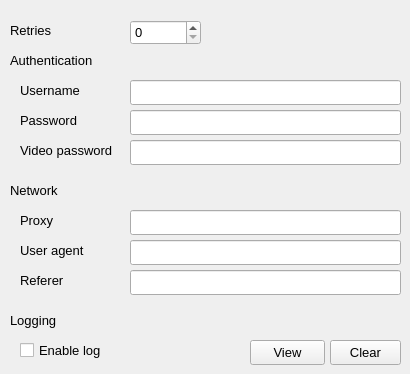
    <widget class="QWidget" name="Advanced">
     <attribute name="title">
      <string>Advanced</string>
     </attribute>
     <widget class="QLabel" name="label_20">
      <property name="geometry">
       <rect>
        <x>10</x>
        <y>20</y>
        <width>61</width>
        <height>21</height>
       </rect>
      </property>
      <property name="font">
       <font>
        <family>MS Sans Serif</family>
        <pointsize>10</pointsize>
       </font>
      </property>
      <property name="text">
       <string>Retries</string>
      </property>
     </widget>
     <widget class="QSpinBox" name="spinBox_6">
      <property name="geometry">
       <rect>
        <x>130</x>
        <y>20</y>
        <width>71</width>
        <height>25</height>
       </rect>
      </property>
      <property name="font">
       <font>
        <family>MS Sans Serif</family>
        <pointsize>10</pointsize>
       </font>
      </property>
     </widget>
     <widget class="QLabel" name="label_21">
      <property name="geometry">
       <rect>
        <x>10</x>
        <y>50</y>
        <width>391</width>
        <height>21</height>
       </rect>
      </property>
      <property name="font">
       <font>
        <family>MS Sans Serif</family>
        <pointsize>10</pointsize>
       </font>
      </property>
      <property name="text">
       <string>Authentication</string>
      </property>
     </widget>
     <widget class="QLabel" name="label_22">
      <property name="geometry">
       <rect>
        <x>20</x>
        <y>80</y>
        <width>101</width>
        <height>21</height>
       </rect>
      </property>
      <property name="font">
       <font>
        <family>MS Sans Serif</family>
        <pointsize>10</pointsize>
       </font>
      </property>
      <property name="text">
       <string>Username</string>
      </property>
     </widget>
     <widget class="QLabel" name="label_23">
      <property name="geometry">
       <rect>
        <x>20</x>
        <y>110</y>
        <width>101</width>
        <height>21</height>
       </rect>
      </property>
      <property name="font">
       <font>
        <family>MS Sans Serif</family>
        <pointsize>10</pointsize>
       </font>
      </property>
      <property name="text">
       <string>Password</string>
      </property>
     </widget>
     <widget class="QLabel" name="label_24">
      <property name="geometry">
       <rect>
        <x>20</x>
        <y>140</y>
        <width>101</width>
        <height>21</height>
       </rect>
      </property>
      <property name="font">
       <font>
        <family>MS Sans Serif</family>
        <pointsize>10</pointsize>
       </font>
      </property>
      <property name="text">
       <string>Video password</string>
      </property>
     </widget>
     <widget class="QLineEdit" name="lineEdit_2">
      <property name="geometry">
       <rect>
        <x>130</x>
        <y>80</y>
        <width>271</width>
        <height>25</height>
       </rect>
      </property>
     </widget>
     <widget class="QLineEdit" name="lineEdit_3">
      <property name="geometry">
       <rect>
        <x>130</x>
        <y>110</y>
        <width>271</width>
        <height>25</height>
       </rect>
      </property>
     </widget>
     <widget class="QLineEdit" name="lineEdit_4">
      <property name="geometry">
       <rect>
        <x>130</x>
        <y>140</y>
        <width>271</width>
        <height>25</height>
       </rect>
      </property>
     </widget>
     <widget class="QLabel" name="label_25">
      <property name="geometry">
       <rect>
        <x>10</x>
        <y>180</y>
        <width>101</width>
        <height>21</height>
       </rect>
      </property>
      <property name="font">
       <font>
        <family>MS Sans Serif</family>
        <pointsize>10</pointsize>
       </font>
      </property>
      <property name="text">
       <string>Network</string>
      </property>
     </widget>
     <widget class="QLabel" name="label_26">
      <property name="geometry">
       <rect>
        <x>20</x>
        <y>240</y>
        <width>101</width>
        <height>21</height>
       </rect>
      </property>
      <property name="font">
       <font>
        <family>MS Sans Serif</family>
        <pointsize>10</pointsize>
       </font>
      </property>
      <property name="text">
       <string>User agent</string>
      </property>
     </widget>
     <widget class="QLabel" name="label_27">
      <property name="geometry">
       <rect>
        <x>20</x>
        <y>270</y>
        <width>101</width>
        <height>21</height>
       </rect>
      </property>
      <property name="font">
       <font>
        <family>MS Sans Serif</family>
        <pointsize>10</pointsize>
       </font>
      </property>
      <property name="text">
       <string>Referer</string>
      </property>
     </widget>
     <widget class="QLabel" name="label_28">
      <property name="geometry">
       <rect>
        <x>20</x>
        <y>210</y>
        <width>101</width>
        <height>21</height>
       </rect>
      </property>
      <property name="font">
       <font>
        <family>MS Sans Serif</family>
        <pointsize>10</pointsize>
       </font>
      </property>
      <property name="text">
       <string>Proxy</string>
      </property>
     </widget>
     <widget class="QLabel" name="label_29">
      <property name="geometry">
       <rect>
        <x>10</x>
        <y>310</y>
        <width>61</width>
        <height>21</height>
       </rect>
      </property>
      <property name="font">
       <font>
        <family>MS Sans Serif</family>
        <pointsize>10</pointsize>
       </font>
      </property>
      <property name="text">
       <string>Logging</string>
      </property>
     </widget>
     <widget class="QCheckBox" name="checkBox_23">
      <property name="geometry">
       <rect>
        <x>20</x>
        <y>340</y>
        <width>221</width>
        <height>21</height>
       </rect>
      </property>
      <property name="font">
       <font>
        <family>MS Sans Serif</family>
        <pointsize>10</pointsize>
       </font>
      </property>
      <property name="text">
       <string>Enable log</string>
      </property>
     </widget>
     <widget class="QPushButton" name="_add_btn_9">
      <property name="geometry">
       <rect>
        <x>250</x>
        <y>340</y>
        <width>75</width>
        <height>25</height>
       </rect>
      </property>
      <property name="sizePolicy">
       <sizepolicy hsizetype="Fixed" vsizetype="Fixed">
        <horstretch>0</horstretch>
        <verstretch>0</verstretch>
       </sizepolicy>
      </property>
      <property name="minimumSize">
       <size>
        <width>0</width>
        <height>0</height>
       </size>
      </property>
      <property name="font">
       <font>
        <family>MS Sans Serif</family>
        <pointsize>10</pointsize>
       </font>
      </property>
      <property name="text">
       <string>View</string>
      </property>
     </widget>
     <widget class="QPushButton" name="_add_btn_10">
      <property name="geometry">
       <rect>
        <x>330</x>
        <y>340</y>
        <width>71</width>
        <height>25</height>
       </rect>
      </property>
      <property name="sizePolicy">
       <sizepolicy hsizetype="Fixed" vsizetype="Fixed">
        <horstretch>0</horstretch>
        <verstretch>0</verstretch>
       </sizepolicy>
      </property>
      <property name="minimumSize">
       <size>
        <width>0</width>
        <height>0</height>
       </size>
      </property>
      <property name="font">
       <font>
        <family>MS Sans Serif</family>
        <pointsize>10</pointsize>
       </font>
      </property>
      <property name="text">
       <string>Clear</string>
      </property>
     </widget>
     <widget class="QLineEdit" name="lineEdit_5">
      <property name="geometry">
       <rect>
        <x>130</x>
        <y>210</y>
        <width>271</width>
        <height>25</height>
       </rect>
      </property>
     </widget>
     <widget class="QLineEdit" name="lineEdit_6">
      <property name="geometry">
       <rect>
        <x>130</x>
        <y>240</y>
        <width>271</width>
        <height>25</height>
       </rect>
      </property>
     </widget>
     <widget class="QLineEdit" name="lineEdit_7">
      <property name="geometry">
       <rect>
        <x>130</x>
        <y>270</y>
        <width>271</width>
        <height>25</height>
       </rect>
      </property>
     </widget>
    </widget>
